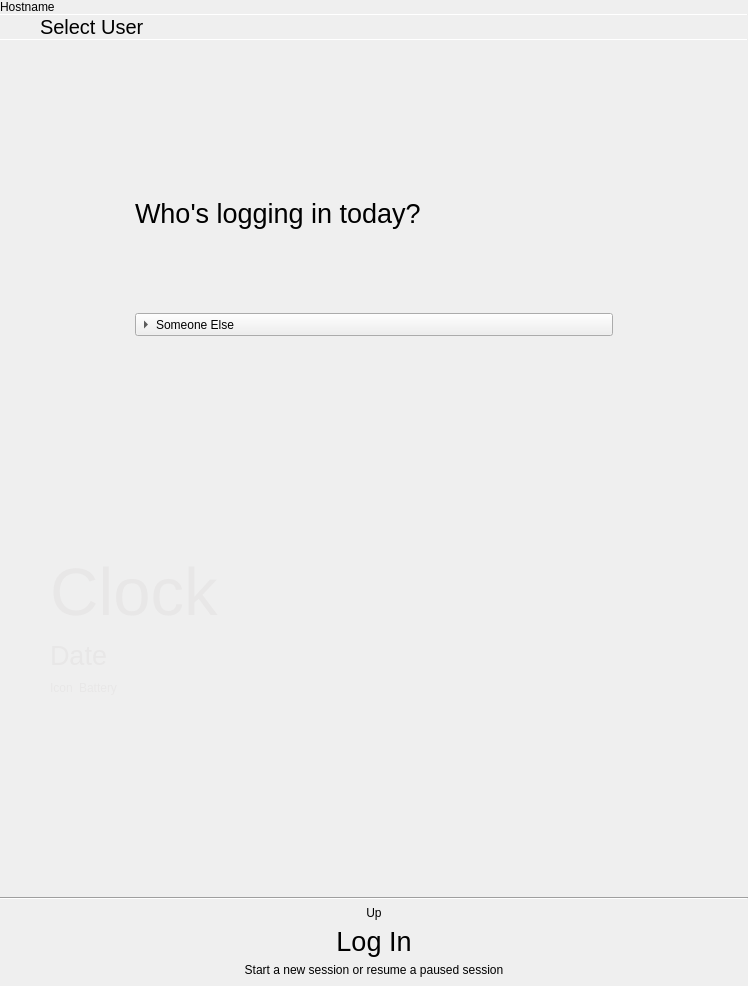
<?xml version="1.0" encoding="UTF-8"?>
<ui version="4.0">
 <class>MainWindow</class>
 <widget class="QMainWindow" name="MainWindow">
  <property name="geometry">
   <rect>
    <x>0</x>
    <y>0</y>
    <width>748</width>
    <height>986</height>
   </rect>
  </property>
  <property name="windowTitle">
   <string notr="true">MainWindow</string>
  </property>
  <widget class="QWidget" name="centralWidget">
   <layout class="QVBoxLayout" name="verticalLayout_3">
    <property name="spacing">
     <number>0</number>
    </property>
    <property name="leftMargin">
     <number>0</number>
    </property>
    <property name="topMargin">
     <number>0</number>
    </property>
    <property name="rightMargin">
     <number>0</number>
    </property>
    <property name="bottomMargin">
     <number>0</number>
    </property>
    <item>
     <widget class="QFrame" name="passwordFrame">
      <property name="autoFillBackground">
       <bool>true</bool>
      </property>
      <property name="frameShape">
       <enum>QFrame::NoFrame</enum>
      </property>
      <property name="frameShadow">
       <enum>QFrame::Raised</enum>
      </property>
      <layout class="QVBoxLayout" name="verticalLayout_8">
       <property name="spacing">
        <number>0</number>
       </property>
       <property name="leftMargin">
        <number>0</number>
       </property>
       <property name="topMargin">
        <number>0</number>
       </property>
       <property name="rightMargin">
        <number>0</number>
       </property>
       <property name="bottomMargin">
        <number>0</number>
       </property>
       <item>
        <widget class="tStackedWidget" name="pagesStack">
         <property name="currentIndex">
          <number>0</number>
         </property>
         <widget class="QWidget" name="page_3">
          <layout class="QVBoxLayout" name="verticalLayout_9">
           <property name="spacing">
            <number>0</number>
           </property>
           <property name="leftMargin">
            <number>0</number>
           </property>
           <property name="topMargin">
            <number>0</number>
           </property>
           <property name="rightMargin">
            <number>0</number>
           </property>
           <property name="bottomMargin">
            <number>0</number>
           </property>
           <item>
            <widget class="QLabel" name="hostnameLabel">
             <property name="text">
              <string notr="true">Hostname</string>
             </property>
             <property name="margin">
              <number>3</number>
             </property>
            </widget>
           </item>
           <item>
            <widget class="Line" name="line_7">
             <property name="maximumSize">
              <size>
               <width>16777215</width>
               <height>1</height>
              </size>
             </property>
             <property name="orientation">
              <enum>Qt::Horizontal</enum>
             </property>
            </widget>
           </item>
           <item>
            <layout class="QHBoxLayout" name="horizontalLayout_11">
             <property name="spacing">
              <number>0</number>
             </property>
             <item>
              <widget class="QPushButton" name="goBackButton">
               <property name="sizePolicy">
                <sizepolicy hsizetype="Preferred" vsizetype="Preferred">
                 <horstretch>0</horstretch>
                 <verstretch>0</verstretch>
                </sizepolicy>
               </property>
               <property name="toolTip">
                <string>Back</string>
               </property>
               <property name="text">
                <string/>
               </property>
               <property name="icon">
                <iconset theme="go-previous">
                 <normaloff>../../tsscreenlock/screenlock</normaloff>../../tsscreenlock/screenlock</iconset>
               </property>
               <property name="autoDefault">
                <bool>false</bool>
               </property>
               <property name="flat">
                <bool>true</bool>
               </property>
              </widget>
             </item>
             <item>
              <widget class="QLabel" name="label_5">
               <property name="sizePolicy">
                <sizepolicy hsizetype="Expanding" vsizetype="Preferred">
                 <horstretch>0</horstretch>
                 <verstretch>0</verstretch>
                </sizepolicy>
               </property>
               <property name="font">
                <font>
                 <pointsize>15</pointsize>
                </font>
               </property>
               <property name="text">
                <string>Select User</string>
               </property>
               <property name="margin">
                <number>9</number>
               </property>
              </widget>
             </item>
             <item>
              <widget class="QPushButton" name="powerButton">
               <property name="sizePolicy">
                <sizepolicy hsizetype="Preferred" vsizetype="Preferred">
                 <horstretch>0</horstretch>
                 <verstretch>0</verstretch>
                </sizepolicy>
               </property>
               <property name="toolTip">
                <string>Power Options</string>
               </property>
               <property name="text">
                <string/>
               </property>
               <property name="icon">
                <iconset theme="system-shutdown">
                 <normaloff>.</normaloff>.</iconset>
               </property>
               <property name="flat">
                <bool>true</bool>
               </property>
              </widget>
             </item>
            </layout>
           </item>
           <item>
            <widget class="Line" name="line_6">
             <property name="maximumSize">
              <size>
               <width>16777215</width>
               <height>1</height>
              </size>
             </property>
             <property name="orientation">
              <enum>Qt::Horizontal</enum>
             </property>
            </widget>
           </item>
           <item>
            <widget class="QStackedWidget" name="loginStack_2">
             <property name="currentIndex">
              <number>0</number>
             </property>
             <widget class="QWidget" name="page_4">
              <layout class="QGridLayout" name="gridLayout_3">
               <item row="0" column="1">
                <spacer name="verticalSpacer_5">
                 <property name="orientation">
                  <enum>Qt::Vertical</enum>
                 </property>
                 <property name="sizeHint" stdset="0">
                  <size>
                   <width>0</width>
                   <height>0</height>
                  </size>
                 </property>
                </spacer>
               </item>
               <item row="2" column="1">
                <spacer name="verticalSpacer_6">
                 <property name="orientation">
                  <enum>Qt::Vertical</enum>
                 </property>
                 <property name="sizeHint" stdset="0">
                  <size>
                   <width>0</width>
                   <height>0</height>
                  </size>
                 </property>
                </spacer>
               </item>
               <item row="1" column="2">
                <spacer name="horizontalSpacer_3">
                 <property name="orientation">
                  <enum>Qt::Horizontal</enum>
                 </property>
                 <property name="sizeHint" stdset="0">
                  <size>
                   <width>151</width>
                   <height>20</height>
                  </size>
                 </property>
                </spacer>
               </item>
               <item row="1" column="0">
                <spacer name="horizontalSpacer_4">
                 <property name="orientation">
                  <enum>Qt::Horizontal</enum>
                 </property>
                 <property name="sizeHint" stdset="0">
                  <size>
                   <width>152</width>
                   <height>20</height>
                  </size>
                 </property>
                </spacer>
               </item>
               <item row="1" column="1">
                <widget class="QFrame" name="lockFrame_2">
                 <property name="sizePolicy">
                  <sizepolicy hsizetype="Preferred" vsizetype="Maximum">
                   <horstretch>0</horstretch>
                   <verstretch>0</verstretch>
                  </sizepolicy>
                 </property>
                 <property name="minimumSize">
                  <size>
                   <width>500</width>
                   <height>0</height>
                  </size>
                 </property>
                 <property name="autoFillBackground">
                  <bool>false</bool>
                 </property>
                 <property name="frameShape">
                  <enum>QFrame::NoFrame</enum>
                 </property>
                 <property name="frameShadow">
                  <enum>QFrame::Plain</enum>
                 </property>
                 <property name="lineWidth">
                  <number>0</number>
                 </property>
                 <layout class="QVBoxLayout" name="verticalLayout_7">
                  <item>
                   <widget class="QLabel" name="label_4">
                    <property name="font">
                     <font>
                      <pointsize>20</pointsize>
                     </font>
                    </property>
                    <property name="text">
                     <string>Who's logging in today?</string>
                    </property>
                   </widget>
                  </item>
                  <item>
                   <layout class="QVBoxLayout" name="masterUserList">
                    <property name="spacing">
                     <number>10</number>
                    </property>
                    <item>
                     <widget class="QScrollArea" name="userScroll">
                      <property name="sizePolicy">
                       <sizepolicy hsizetype="Expanding" vsizetype="Preferred">
                        <horstretch>0</horstretch>
                        <verstretch>0</verstretch>
                       </sizepolicy>
                      </property>
                      <property name="frameShape">
                       <enum>QFrame::NoFrame</enum>
                      </property>
                      <property name="widgetResizable">
                       <bool>true</bool>
                      </property>
                      <widget class="QWidget" name="userScrollContents">
                       <property name="geometry">
                        <rect>
                         <x>0</x>
                         <y>0</y>
                         <width>480</width>
                         <height>68</height>
                        </rect>
                       </property>
                       <layout class="QVBoxLayout" name="userList">
                        <property name="spacing">
                         <number>0</number>
                        </property>
                        <property name="leftMargin">
                         <number>0</number>
                        </property>
                        <property name="topMargin">
                         <number>0</number>
                        </property>
                        <property name="rightMargin">
                         <number>0</number>
                        </property>
                        <property name="bottomMargin">
                         <number>0</number>
                        </property>
                       </layout>
                      </widget>
                     </widget>
                    </item>
                    <item>
                     <widget class="QToolButton" name="someoneElseButton">
                      <property name="sizePolicy">
                       <sizepolicy hsizetype="Preferred" vsizetype="Preferred">
                        <horstretch>0</horstretch>
                        <verstretch>0</verstretch>
                       </sizepolicy>
                      </property>
                      <property name="text">
                       <string>Someone Else</string>
                      </property>
                      <property name="icon">
                       <iconset theme="user">
                        <normaloff>.</normaloff>.</iconset>
                      </property>
                      <property name="toolButtonStyle">
                       <enum>Qt::ToolButtonTextBesideIcon</enum>
                      </property>
                      <property name="arrowType">
                       <enum>Qt::RightArrow</enum>
                      </property>
                     </widget>
                    </item>
                   </layout>
                  </item>
                 </layout>
                </widget>
               </item>
              </layout>
             </widget>
            </widget>
           </item>
          </layout>
         </widget>
         <widget class="QWidget" name="page_2">
          <layout class="QVBoxLayout" name="verticalLayout_10">
           <property name="spacing">
            <number>0</number>
           </property>
           <property name="leftMargin">
            <number>0</number>
           </property>
           <property name="topMargin">
            <number>0</number>
           </property>
           <property name="rightMargin">
            <number>0</number>
           </property>
           <property name="bottomMargin">
            <number>0</number>
           </property>
           <item>
            <widget class="QLabel" name="hostnameLabel_2">
             <property name="text">
              <string notr="true">Hostname</string>
             </property>
             <property name="margin">
              <number>3</number>
             </property>
            </widget>
           </item>
           <item>
            <widget class="Line" name="line_5">
             <property name="maximumSize">
              <size>
               <width>16777215</width>
               <height>1</height>
              </size>
             </property>
             <property name="orientation">
              <enum>Qt::Horizontal</enum>
             </property>
            </widget>
           </item>
           <item>
            <layout class="QHBoxLayout" name="horizontalLayout_9">
             <property name="spacing">
              <number>0</number>
             </property>
             <item>
              <widget class="QPushButton" name="goBackUserSelect">
               <property name="sizePolicy">
                <sizepolicy hsizetype="Preferred" vsizetype="Preferred">
                 <horstretch>0</horstretch>
                 <verstretch>0</verstretch>
                </sizepolicy>
               </property>
               <property name="toolTip">
                <string>Back</string>
               </property>
               <property name="text">
                <string/>
               </property>
               <property name="icon">
                <iconset theme="go-previous">
                 <normaloff>../../tsscreenlock/screenlock</normaloff>../../tsscreenlock/screenlock</iconset>
               </property>
               <property name="autoDefault">
                <bool>false</bool>
               </property>
               <property name="flat">
                <bool>true</bool>
               </property>
              </widget>
             </item>
             <item>
              <widget class="QLabel" name="label_2">
               <property name="sizePolicy">
                <sizepolicy hsizetype="Expanding" vsizetype="Preferred">
                 <horstretch>0</horstretch>
                 <verstretch>0</verstretch>
                </sizepolicy>
               </property>
               <property name="font">
                <font>
                 <pointsize>15</pointsize>
                </font>
               </property>
               <property name="text">
                <string>Log In</string>
               </property>
               <property name="margin">
                <number>9</number>
               </property>
              </widget>
             </item>
            </layout>
           </item>
           <item>
            <widget class="Line" name="line_4">
             <property name="maximumSize">
              <size>
               <width>16777215</width>
               <height>1</height>
              </size>
             </property>
             <property name="orientation">
              <enum>Qt::Horizontal</enum>
             </property>
            </widget>
           </item>
           <item>
            <widget class="QStackedWidget" name="loginStack">
             <property name="currentIndex">
              <number>0</number>
             </property>
             <widget class="QWidget" name="page">
              <layout class="QGridLayout" name="gridLayout_2">
               <item row="1" column="1">
                <widget class="QFrame" name="lockFrame">
                 <property name="minimumSize">
                  <size>
                   <width>500</width>
                   <height>0</height>
                  </size>
                 </property>
                 <property name="autoFillBackground">
                  <bool>false</bool>
                 </property>
                 <property name="frameShape">
                  <enum>QFrame::NoFrame</enum>
                 </property>
                 <property name="frameShadow">
                  <enum>QFrame::Plain</enum>
                 </property>
                 <property name="lineWidth">
                  <number>0</number>
                 </property>
                 <layout class="QVBoxLayout" name="verticalLayout_2">
                  <item>
                   <widget class="QLabel" name="usernameLabel">
                    <property name="font">
                     <font>
                      <pointsize>15</pointsize>
                     </font>
                    </property>
                    <property name="text">
                     <string notr="true">Username</string>
                    </property>
                    <property name="buddy">
                     <cstring></cstring>
                    </property>
                   </widget>
                  </item>
                  <item>
                   <widget class="QLabel" name="label_3">
                    <property name="font">
                     <font>
                      <pointsize>20</pointsize>
                     </font>
                    </property>
                    <property name="text">
                     <string>Please enter your password</string>
                    </property>
                   </widget>
                  </item>
                  <item>
                   <widget class="QLabel" name="mousePasswordWarning">
                    <property name="text">
                     <string>Your mouse password cannot be used when starting a new session.</string>
                    </property>
                   </widget>
                  </item>
                  <item>
                   <spacer name="verticalSpacer_7">
                    <property name="orientation">
                     <enum>Qt::Vertical</enum>
                    </property>
                    <property name="sizeType">
                     <enum>QSizePolicy::Fixed</enum>
                    </property>
                    <property name="sizeHint" stdset="0">
                     <size>
                      <width>20</width>
                      <height>40</height>
                     </size>
                    </property>
                   </spacer>
                  </item>
                  <item>
                   <layout class="QVBoxLayout" name="verticalLayout_14">
                    <property name="spacing">
                     <number>0</number>
                    </property>
                    <item>
                     <layout class="QHBoxLayout" name="horizontalLayout_8">
                      <property name="bottomMargin">
                       <number>0</number>
                      </property>
                      <item>
                       <widget class="QLineEdit" name="password">
                        <property name="font">
                         <font>
                          <pointsize>30</pointsize>
                         </font>
                        </property>
                        <property name="frame">
                         <bool>false</bool>
                        </property>
                        <property name="echoMode">
                         <enum>QLineEdit::Password</enum>
                        </property>
                        <property name="alignment">
                         <set>Qt::AlignCenter</set>
                        </property>
                        <property name="clearButtonEnabled">
                         <bool>false</bool>
                        </property>
                       </widget>
                      </item>
                      <item>
                       <widget class="QLabel" name="capsLockOn">
                        <property name="toolTip">
                         <string>Caps Lock is on</string>
                        </property>
                        <property name="text">
                         <string notr="true">Caps Lock is on</string>
                        </property>
                       </widget>
                      </item>
                      <item>
                       <widget class="QPushButton" name="unlockButton">
                        <property name="sizePolicy">
                         <sizepolicy hsizetype="Preferred" vsizetype="Preferred">
                          <horstretch>0</horstretch>
                          <verstretch>0</verstretch>
                         </sizepolicy>
                        </property>
                        <property name="text">
                         <string/>
                        </property>
                        <property name="icon">
                         <iconset theme="go-next">
                          <normaloff>../../tsscreenlock/screenlock</normaloff>../../tsscreenlock/screenlock</iconset>
                        </property>
                        <property name="default">
                         <bool>false</bool>
                        </property>
                        <property name="flat">
                         <bool>true</bool>
                        </property>
                       </widget>
                      </item>
                     </layout>
                    </item>
                    <item>
                     <widget class="UnderlineAnimation" name="PasswordUnderline" native="true"/>
                    </item>
                    <item>
                     <layout class="QHBoxLayout" name="horizontalLayout">
                      <property name="topMargin">
                       <number>6</number>
                      </property>
                      <item>
                       <widget class="QToolButton" name="sessionSelect">
                        <property name="text">
                         <string notr="true">Session</string>
                        </property>
                        <property name="popupMode">
                         <enum>QToolButton::InstantPopup</enum>
                        </property>
                        <property name="toolButtonStyle">
                         <enum>Qt::ToolButtonTextBesideIcon</enum>
                        </property>
                        <property name="arrowType">
                         <enum>Qt::DownArrow</enum>
                        </property>
                       </widget>
                      </item>
                      <item>
                       <spacer name="horizontalSpacer_5">
                        <property name="orientation">
                         <enum>Qt::Horizontal</enum>
                        </property>
                        <property name="sizeHint" stdset="0">
                         <size>
                          <width>40</width>
                          <height>20</height>
                         </size>
                        </property>
                       </spacer>
                      </item>
                     </layout>
                    </item>
                   </layout>
                  </item>
                 </layout>
                </widget>
               </item>
               <item row="1" column="2">
                <spacer name="horizontalSpacer_2">
                 <property name="orientation">
                  <enum>Qt::Horizontal</enum>
                 </property>
                 <property name="sizeHint" stdset="0">
                  <size>
                   <width>151</width>
                   <height>20</height>
                  </size>
                 </property>
                </spacer>
               </item>
               <item row="0" column="1">
                <spacer name="verticalSpacer_2">
                 <property name="orientation">
                  <enum>Qt::Vertical</enum>
                 </property>
                 <property name="sizeHint" stdset="0">
                  <size>
                   <width>17</width>
                   <height>82</height>
                  </size>
                 </property>
                </spacer>
               </item>
               <item row="1" column="0">
                <spacer name="horizontalSpacer">
                 <property name="orientation">
                  <enum>Qt::Horizontal</enum>
                 </property>
                 <property name="sizeHint" stdset="0">
                  <size>
                   <width>152</width>
                   <height>20</height>
                  </size>
                 </property>
                </spacer>
               </item>
               <item row="2" column="1">
                <spacer name="verticalSpacer">
                 <property name="orientation">
                  <enum>Qt::Vertical</enum>
                 </property>
                 <property name="sizeHint" stdset="0">
                  <size>
                   <width>20</width>
                   <height>25</height>
                  </size>
                 </property>
                </spacer>
               </item>
              </layout>
             </widget>
            </widget>
           </item>
           <item>
            <widget class="QFrame" name="LoginOptions">
             <property name="frameShape">
              <enum>QFrame::NoFrame</enum>
             </property>
             <property name="frameShadow">
              <enum>QFrame::Raised</enum>
             </property>
             <layout class="QHBoxLayout" name="horizontalLayout_6">
              <property name="spacing">
               <number>0</number>
              </property>
              <property name="leftMargin">
               <number>0</number>
              </property>
              <property name="topMargin">
               <number>0</number>
              </property>
              <property name="rightMargin">
               <number>0</number>
              </property>
              <property name="bottomMargin">
               <number>0</number>
              </property>
              <item>
               <widget class="QPushButton" name="passwordButton">
                <property name="text">
                 <string>Password</string>
                </property>
                <property name="checkable">
                 <bool>true</bool>
                </property>
                <property name="checked">
                 <bool>true</bool>
                </property>
                <property name="autoExclusive">
                 <bool>true</bool>
                </property>
               </widget>
              </item>
              <item>
               <widget class="QPushButton" name="mousePasswordButton">
                <property name="enabled">
                 <bool>false</bool>
                </property>
                <property name="text">
                 <string>Mouse Password</string>
                </property>
                <property name="checkable">
                 <bool>true</bool>
                </property>
                <property name="autoExclusive">
                 <bool>true</bool>
                </property>
               </widget>
              </item>
              <item>
               <spacer name="horizontalSpacer_8">
                <property name="orientation">
                 <enum>Qt::Horizontal</enum>
                </property>
                <property name="sizeHint" stdset="0">
                 <size>
                  <width>518</width>
                  <height>20</height>
                 </size>
                </property>
               </spacer>
              </item>
             </layout>
            </widget>
           </item>
          </layout>
         </widget>
        </widget>
       </item>
      </layout>
     </widget>
    </item>
    <item>
     <widget class="QFrame" name="coverFrame">
      <property name="frameShape">
       <enum>QFrame::NoFrame</enum>
      </property>
      <property name="frameShadow">
       <enum>QFrame::Raised</enum>
      </property>
      <layout class="QVBoxLayout" name="verticalLayout_4">
       <property name="leftMargin">
        <number>0</number>
       </property>
       <property name="rightMargin">
        <number>0</number>
       </property>
       <property name="bottomMargin">
        <number>0</number>
       </property>
       <item>
        <widget class="QFrame" name="mainCoverFrame">
         <property name="palette">
          <palette>
           <active>
            <colorrole role="WindowText">
             <brush brushstyle="SolidPattern">
              <color alpha="255">
               <red>232</red>
               <green>231</green>
               <blue>231</blue>
              </color>
             </brush>
            </colorrole>
           </active>
           <inactive>
            <colorrole role="WindowText">
             <brush brushstyle="SolidPattern">
              <color alpha="255">
               <red>232</red>
               <green>231</green>
               <blue>231</blue>
              </color>
             </brush>
            </colorrole>
           </inactive>
           <disabled>
            <colorrole role="WindowText">
             <brush brushstyle="SolidPattern">
              <color alpha="127">
               <red>255</red>
               <green>255</green>
               <blue>255</blue>
              </color>
             </brush>
            </colorrole>
           </disabled>
          </palette>
         </property>
         <layout class="QHBoxLayout" name="horizontalLayout_3">
          <property name="leftMargin">
           <number>0</number>
          </property>
          <property name="topMargin">
           <number>0</number>
          </property>
          <property name="rightMargin">
           <number>10</number>
          </property>
          <property name="bottomMargin">
           <number>0</number>
          </property>
          <item>
           <layout class="QVBoxLayout" name="verticalLayout_5">
            <property name="spacing">
             <number>10</number>
            </property>
            <property name="leftMargin">
             <number>50</number>
            </property>
            <property name="topMargin">
             <number>50</number>
            </property>
            <property name="rightMargin">
             <number>50</number>
            </property>
            <property name="bottomMargin">
             <number>50</number>
            </property>
            <item>
             <widget class="QLabel" name="coverClock">
              <property name="font">
               <font>
                <pointsize>50</pointsize>
               </font>
              </property>
              <property name="text">
               <string notr="true">Clock</string>
              </property>
             </widget>
            </item>
            <item>
             <widget class="QLabel" name="coverDate">
              <property name="font">
               <font>
                <pointsize>20</pointsize>
               </font>
              </property>
              <property name="text">
               <string notr="true">Date</string>
              </property>
             </widget>
            </item>
            <item>
             <widget class="QFrame" name="batteryFrame">
              <property name="frameShape">
               <enum>QFrame::NoFrame</enum>
              </property>
              <property name="frameShadow">
               <enum>QFrame::Raised</enum>
              </property>
              <layout class="QHBoxLayout" name="horizontalLayout_4">
               <property name="leftMargin">
                <number>0</number>
               </property>
               <property name="topMargin">
                <number>0</number>
               </property>
               <property name="rightMargin">
                <number>0</number>
               </property>
               <property name="bottomMargin">
                <number>0</number>
               </property>
               <item>
                <widget class="QLabel" name="BatteryIcon">
                 <property name="text">
                  <string notr="true">Icon</string>
                 </property>
                </widget>
               </item>
               <item>
                <widget class="QLabel" name="BatteryLabel">
                 <property name="sizePolicy">
                  <sizepolicy hsizetype="Expanding" vsizetype="Preferred">
                   <horstretch>0</horstretch>
                   <verstretch>0</verstretch>
                  </sizepolicy>
                 </property>
                 <property name="text">
                  <string notr="true">Battery</string>
                 </property>
                 <property name="wordWrap">
                  <bool>true</bool>
                 </property>
                </widget>
               </item>
              </layout>
             </widget>
            </item>
            <item>
             <spacer name="verticalSpacer_3">
              <property name="orientation">
               <enum>Qt::Vertical</enum>
              </property>
              <property name="sizeHint" stdset="0">
               <size>
                <width>20</width>
                <height>40</height>
               </size>
              </property>
             </spacer>
            </item>
           </layout>
          </item>
          <item>
           <widget class="QScrollArea" name="notificationScroll">
            <property name="sizePolicy">
             <sizepolicy hsizetype="MinimumExpanding" vsizetype="Expanding">
              <horstretch>0</horstretch>
              <verstretch>0</verstretch>
             </sizepolicy>
            </property>
            <property name="minimumSize">
             <size>
              <width>0</width>
              <height>0</height>
             </size>
            </property>
            <property name="palette">
             <palette>
              <active>
               <colorrole role="Base">
                <brush brushstyle="SolidPattern">
                 <color alpha="0">
                  <red>51</red>
                  <green>51</green>
                  <blue>51</blue>
                 </color>
                </brush>
               </colorrole>
               <colorrole role="Window">
                <brush brushstyle="SolidPattern">
                 <color alpha="0">
                  <red>51</red>
                  <green>51</green>
                  <blue>51</blue>
                 </color>
                </brush>
               </colorrole>
              </active>
              <inactive>
               <colorrole role="Base">
                <brush brushstyle="SolidPattern">
                 <color alpha="0">
                  <red>51</red>
                  <green>51</green>
                  <blue>51</blue>
                 </color>
                </brush>
               </colorrole>
               <colorrole role="Window">
                <brush brushstyle="SolidPattern">
                 <color alpha="0">
                  <red>51</red>
                  <green>51</green>
                  <blue>51</blue>
                 </color>
                </brush>
               </colorrole>
              </inactive>
              <disabled>
               <colorrole role="Base">
                <brush brushstyle="SolidPattern">
                 <color alpha="0">
                  <red>51</red>
                  <green>51</green>
                  <blue>51</blue>
                 </color>
                </brush>
               </colorrole>
               <colorrole role="Window">
                <brush brushstyle="SolidPattern">
                 <color alpha="0">
                  <red>51</red>
                  <green>51</green>
                  <blue>51</blue>
                 </color>
                </brush>
               </colorrole>
              </disabled>
             </palette>
            </property>
            <property name="frameShape">
             <enum>QFrame::NoFrame</enum>
            </property>
            <property name="widgetResizable">
             <bool>true</bool>
            </property>
            <widget class="QWidget" name="scrollAreaWidgetContents">
             <property name="geometry">
              <rect>
               <x>0</x>
               <y>0</y>
               <width>366</width>
               <height>381</height>
              </rect>
             </property>
             <property name="sizePolicy">
              <sizepolicy hsizetype="MinimumExpanding" vsizetype="Preferred">
               <horstretch>0</horstretch>
               <verstretch>0</verstretch>
              </sizepolicy>
             </property>
             <layout class="QVBoxLayout" name="verticalLayout_6">
              <item>
               <spacer name="verticalSpacer_4">
                <property name="orientation">
                 <enum>Qt::Vertical</enum>
                </property>
                <property name="sizeHint" stdset="0">
                 <size>
                  <width>20</width>
                  <height>40</height>
                 </size>
                </property>
               </spacer>
              </item>
             </layout>
            </widget>
           </widget>
          </item>
         </layout>
        </widget>
       </item>
       <item>
        <widget class="QFrame" name="unlockPromptFrame">
         <property name="autoFillBackground">
          <bool>true</bool>
         </property>
         <property name="frameShape">
          <enum>QFrame::NoFrame</enum>
         </property>
         <property name="frameShadow">
          <enum>QFrame::Raised</enum>
         </property>
         <layout class="QVBoxLayout" name="verticalLayout">
          <property name="leftMargin">
           <number>0</number>
          </property>
          <property name="topMargin">
           <number>0</number>
          </property>
          <property name="rightMargin">
           <number>0</number>
          </property>
          <property name="bottomMargin">
           <number>9</number>
          </property>
          <item>
           <widget class="Line" name="line">
            <property name="orientation">
             <enum>Qt::Horizontal</enum>
            </property>
           </widget>
          </item>
          <item>
           <widget class="QLabel" name="coverArrowUp">
            <property name="text">
             <string notr="true">Up</string>
            </property>
            <property name="alignment">
             <set>Qt::AlignCenter</set>
            </property>
           </widget>
          </item>
          <item>
           <widget class="QLabel" name="label">
            <property name="font">
             <font>
              <pointsize>20</pointsize>
             </font>
            </property>
            <property name="text">
             <string>Log In</string>
            </property>
            <property name="alignment">
             <set>Qt::AlignCenter</set>
            </property>
           </widget>
          </item>
          <item>
           <widget class="QLabel" name="unlockPromptExplanation">
            <property name="text">
             <string>Start a new session or resume a paused session</string>
            </property>
            <property name="alignment">
             <set>Qt::AlignCenter</set>
            </property>
            <property name="buddy">
             <cstring></cstring>
            </property>
           </widget>
          </item>
         </layout>
        </widget>
       </item>
      </layout>
     </widget>
    </item>
   </layout>
  </widget>
 </widget>
 <layoutdefault spacing="6" margin="11"/>
 <customwidgets>
  <customwidget>
   <class>UnderlineAnimation</class>
   <extends>QWidget</extends>
   <header>underlineanimation.h</header>
   <container>1</container>
  </customwidget>
  <customwidget>
   <class>tStackedWidget</class>
   <extends>QStackedWidget</extends>
   <header location="global">tstackedwidget.h</header>
   <container>1</container>
  </customwidget>
 </customwidgets>
 <resources/>
 <connections/>
</ui>
